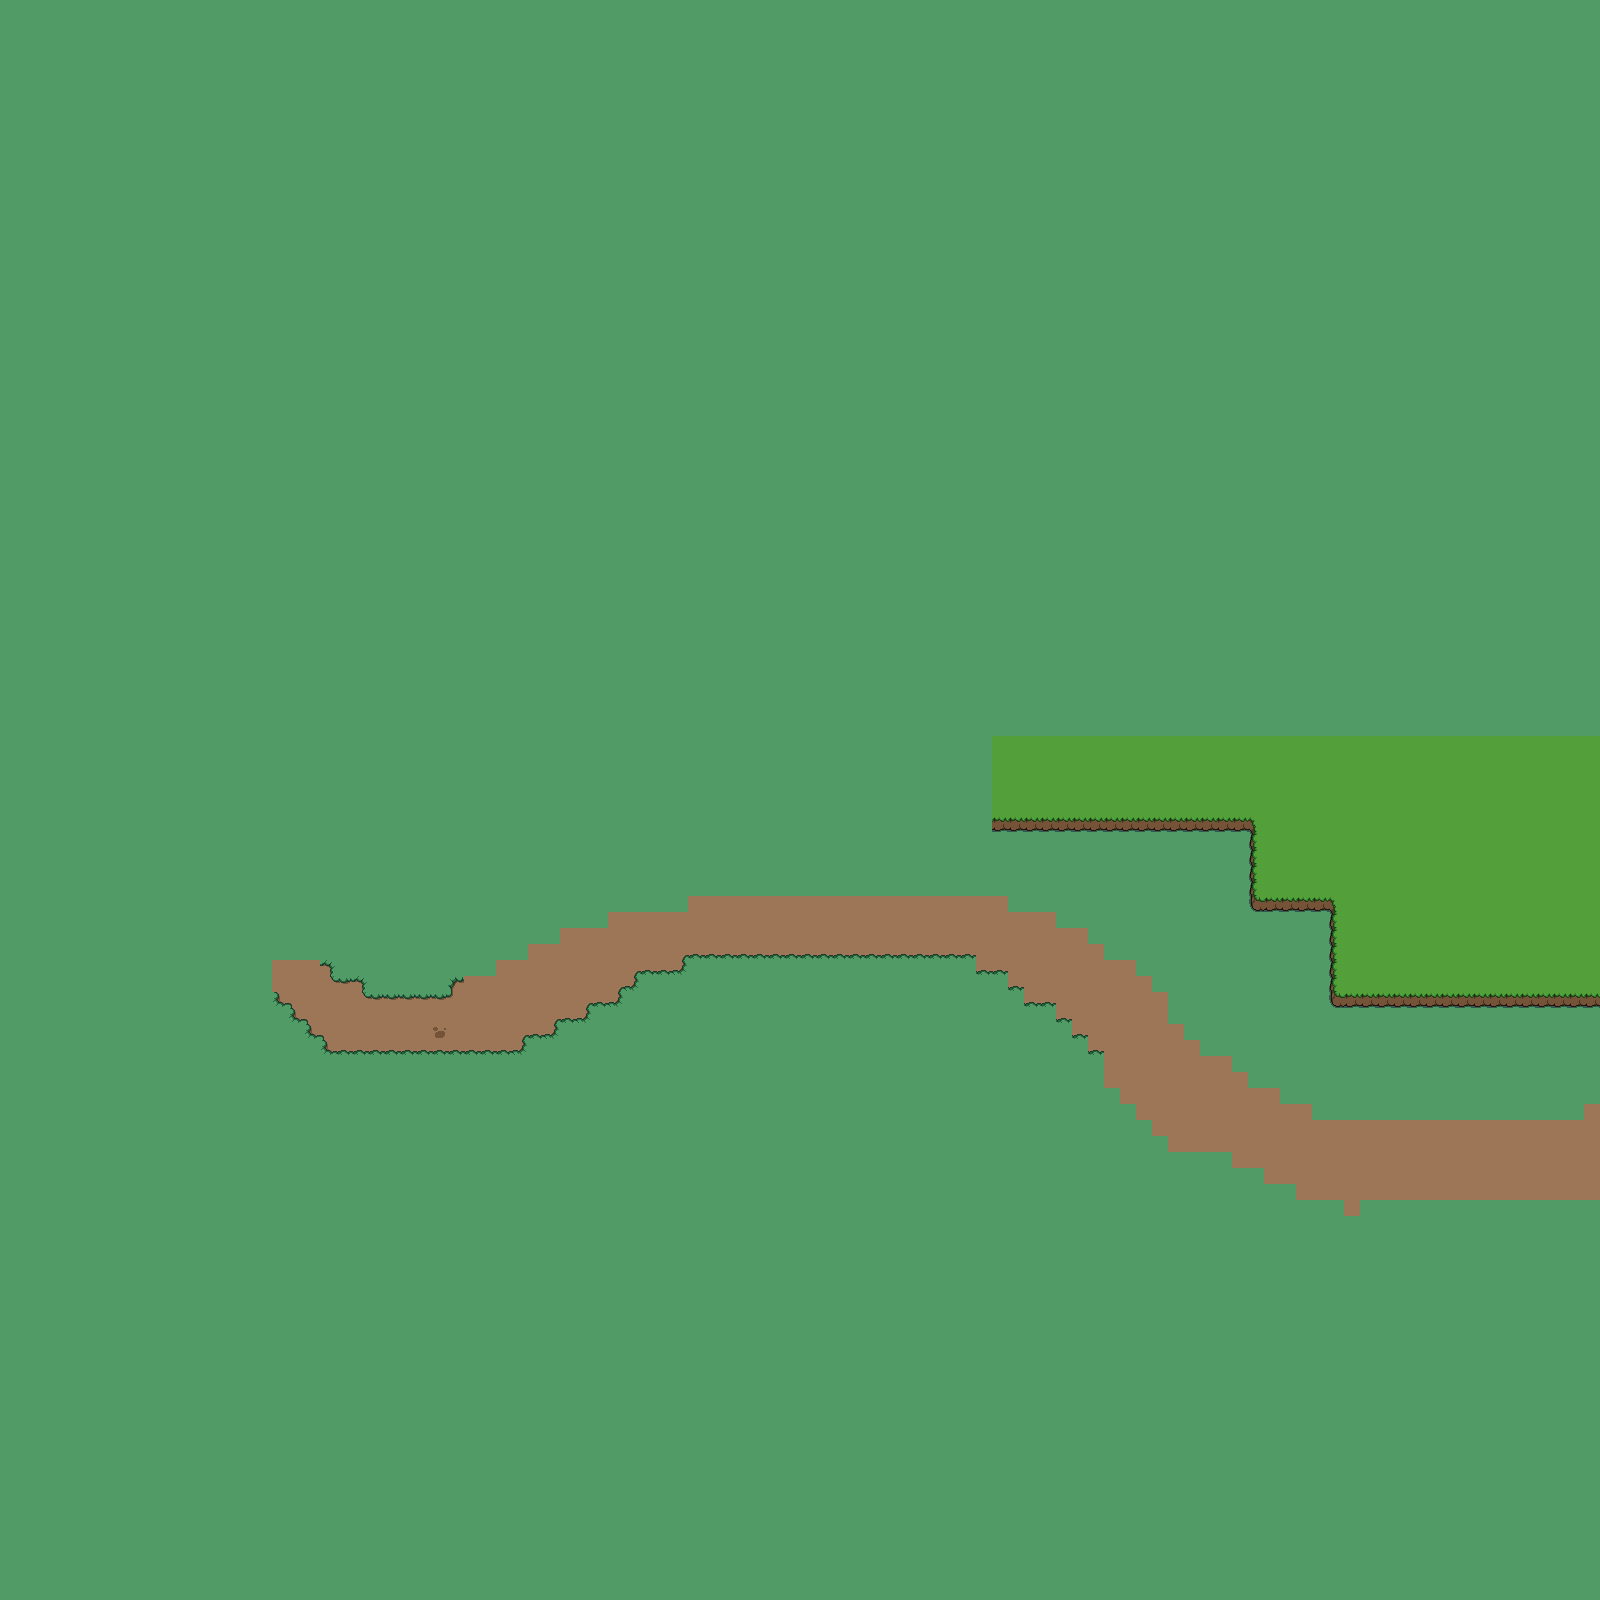

This is a level from a 2D game, rendered from its Tiled map with the project's own tilesets. A one-line summary and the map file follow, with tile-layer data summarised:
An orthogonal 100x100 tile map with 16x16 px tiles, 4 tile layers (background, path, path_decoration, plain), 3 tilesets.

<map version="1.8" tiledversion="1.8.4" orientation="orthogonal" renderorder="right-down" width="100" height="100" tilewidth="16" tileheight="16" infinite="0" nextlayerid="5" nextobjectid="1">
 <tileset firstgid="1" source="../Tilesets/grass.tsx" />
 <tileset firstgid="2" source="../Tilesets/plains.tsx" />
 <tileset firstgid="74" source="../Tilesets/decor_16x16.tsx" />
 <layer id="1" name="background" width="100" height="100">
  <data>[10000 cells, 10000 non-empty, 1 distinct tile ids]</data>
 </layer>
 <layer id="2" name="path" width="100" height="100">
  <data>[10000 cells, 428 non-empty, 11 distinct tile ids]</data>
 </layer>
 <layer id="3" name="path_decoration" width="100" height="100">
  <data>[10000 cells, 1 non-empty, 1 distinct tile ids]</data>
 </layer>
 <layer id="4" name="plain" width="100" height="100">
  <data>[10000 cells, 440 non-empty, 5 distinct tile ids]</data>
 </layer>
</map>
